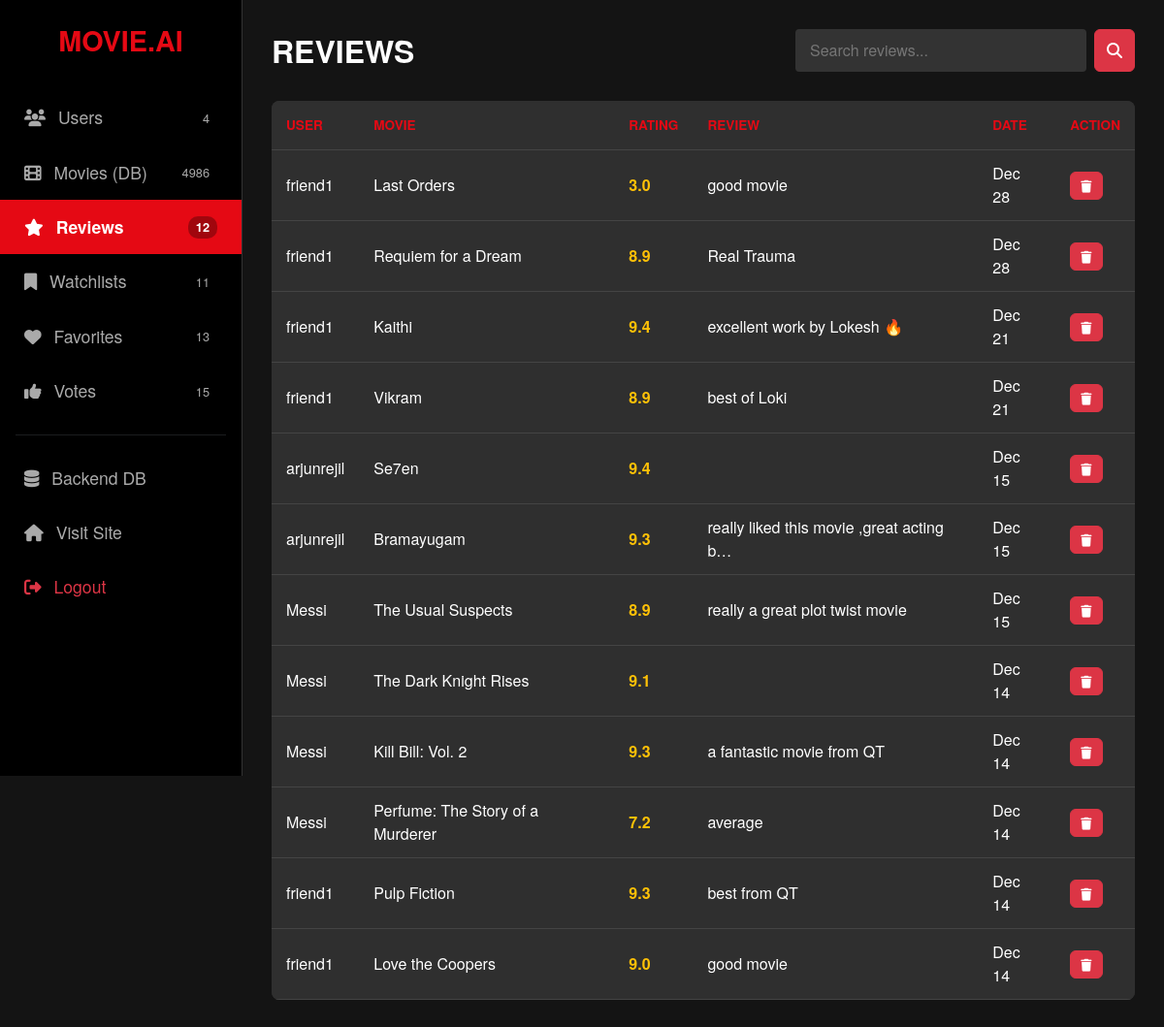
Page /dashboard/?section=reviews (signed in) on the earlier database version.
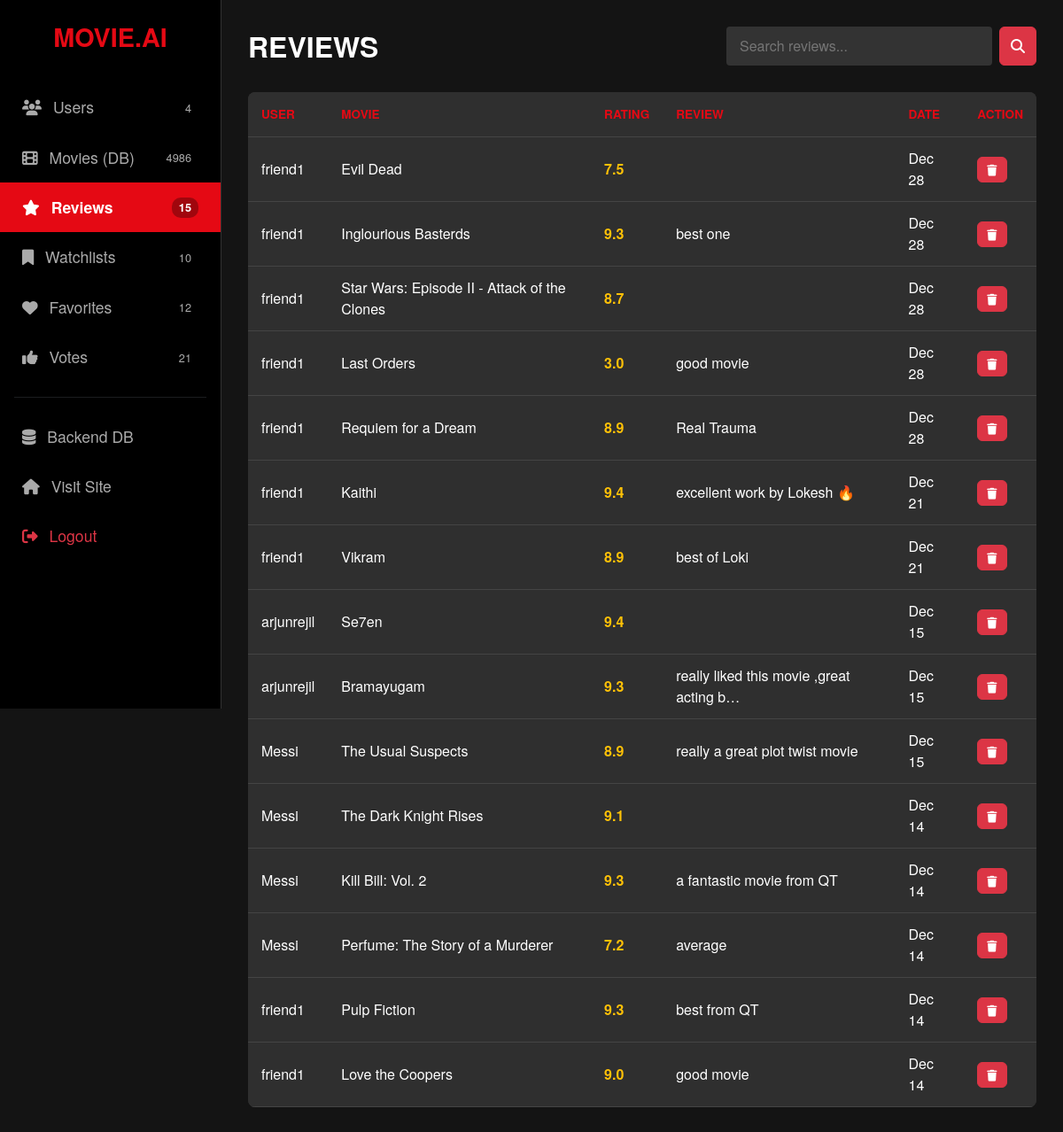
Same page on the later database version.
### core/models.py (models this page shows, shortened)
class Review(models.Model):
    user = models.ForeignKey(User, on_delete=models.CASCADE)
    movie = models.ForeignKey(Movie, on_delete=models.CASCADE)
    rating = models.FloatField(
        validators=[MinValueValidator(1.0), MaxValueValidator(10.0)])
    text = models.TextField(blank=True)
    created_at = models.DateTimeField(auto_now_add=True)

class Movie(models.Model):
    title = models.CharField(max_length=200)
    overview = models.TextField()
    tmdb_id = models.IntegerField(unique=True)
    genres = models.CharField(max_length=500, blank=True)
    poster_url = models.CharField(max_length=500, blank=True, null=True)
    director = models.CharField(max_length=200, default="Unknown")
    cast = models.CharField(max_length=500, default="Unknown")

### core/views.py (the view)
# urls.py: path('dashboard/', views.custom_admin, name='custom_admin'),
@user_passes_test(lambda u: u.is_superuser)
def custom_admin(request):
    section = request.GET.get('section', 'users')
    query = request.GET.get('q', '').strip()
    data = []
    if section == 'users':
        data = User.objects.all().order_by('-date_joined')
        if query:
            data = data.filter(username__icontains=query)
    elif section == 'movies':
        data = Movie.objects.all().order_by('-id')
        if query:
            data = data.filter(title__icontains=query)
    elif section == 'reviews':
        data = Review.objects.select_related(
            'user', 'movie').order_by('-created_at')
        if query:
            data = data.filter(text__icontains=query) | data.filter(
                user__username__icontains=query)
    elif section == 'watchlist':
        data = Watchlist.objects.select_related(
            'user', 'movie').order_by('-id')
        if query:
            data = data.filter(user__username__icontains=query) | data.filter(
                movie__title__icontains=query)
    elif section == 'favorites':
        data = Favorite.objects.select_related('user', 'movie').order_by('-id')
        if query:
            data = data.filter(user__username__icontains=query) | data.filter(
                movie__title__icontains=query)
    elif section == 'votes':
        data = Vote.objects.select_related('user', 'movie').order_by('-id')
        if query:
            data = data.filter(user__username__icontains=query) | data.filter(
                movie__title__icontains=query)
    return render(request, 'custom_admin.html', {
        'section': section,
        'data': data,
        'search_query': query,
        'count_users': User.objects.count(),
        'count_movies': Movie.objects.count(),
        'count_reviews': Review.objects.count(),
        'count_watchlist': Watchlist.objects.count(),
        'count_favorites': Favorite.objects.count(),
        'count_votes': Vote.objects.count(),
    })

### core/templates/custom_admin.html (shortened to what this page needs)
<!DOCTYPE html>
<html lang="en">
<head>
    <link href="https://cdn.jsdelivr.net/npm/bootstrap@5.3.0/dist/css/bootstrap.min.css" rel="stylesheet">
    <link rel="stylesheet" href="https://cdnjs.cloudflare.com/ajax/libs/font-awesome/6.5.1/css/all.min.css">
</head>
<body>
    <div class="sidebar">
        <a href="/" class="sidebar-brand">MOVIE.AI</a>
        <div class="nav flex-column">
            <a href="?section=users" class="nav-link {% if section == 'users' %}active{% endif %}">
                <span><i class="fas fa-users me-2"></i> Users</span>
                <span class="badge-count">{{ count_users }}</span>
            </a>
            <a href="?section=movies" class="nav-link {% if section == 'movies' %}active{% endif %}">
                <span><i class="fas fa-film me-2"></i> Movies (DB)</span>
                <span class="badge-count">{{ count_movies }}</span>
            </a>
            <a href="?section=reviews" class="nav-link {% if section == 'reviews' %}active{% endif %}">
                <span><i class="fas fa-star me-2"></i> Reviews</span>
                <span class="badge-count">{{ count_reviews }}</span>
            </a>
            <a href="?section=watchlist" class="nav-link {% if section == 'watchlist' %}active{% endif %}">
                <span><i class="fas fa-bookmark me-2"></i> Watchlists</span>
                <span class="badge-count">{{ count_watchlist }}</span>
            </a>
            <a href="?section=favorites" class="nav-link {% if section == 'favorites' %}active{% endif %}">
                <span><i class="fas fa-heart me-2"></i> Favorites</span>
                <span class="badge-count">{{ count_favorites }}</span>
            </a>
            <a href="?section=votes" class="nav-link {% if section == 'votes' %}active{% endif %}">
                <span><i class="fas fa-thumbs-up me-2"></i> Votes</span>
                <span class="badge-count">{{ count_votes }}</span>
            </a>
            <hr class="border-secondary mx-3">
            <a href="/admin/" target="_blank" class="nav-link">
                <span><i class="fas fa-database me-2"></i> Backend DB</span>
            </a>
            <a href="/" class="nav-link">
                <span><i class="fas fa-home me-2"></i> Visit Site</span>
            </a>
             <form action="{% url 'logout' %}" method="post" class="mt-auto">
                <button type="submit" class="nav-link w-100 text-start border-0 bg-transparent text-danger">
                    <span><i class="fas fa-sign-out-alt me-2"></i> Logout</span>
                </button>
            </form>
        </div>
    </div>
    <div class="main-content">
        <div class="top-bar">
            <h2 class="text-uppercase fw-bold mb-0">{{ section }}</h2>
            <form method="GET" class="d-flex">
                <input type="text" name="q" class="search-input" placeholder="Search {{ section }}..." value="{{ search_query }}">
                <button type="submit" class="btn btn-danger ms-2"><i class="fas fa-search"></i></button>
            </form>
        </div>
        <div class="table-responsive custom-table">
            <table class="table table-dark table-hover mb-0">
                <thead>
                    <tr>
                        {% if section == 'users' %}
                            <th>ID</th><th>Username</th><th>Email</th><th>Status</th><th>Joined</th><th>Action</th>
                        {% elif section == 'movies' %}
                            <th>ID</th><th>Title</th><th>Director</th><th>TMDB ID</th><th>Action</th>
                        {% elif section == 'reviews' %}
                            <th>User</th><th>Movie</th><th>Rating</th><th>Review</th><th>Date</th><th>Action</th>
                        {% elif section == 'watchlist' %}
                            <th>User</th><th>Movie</th><th>Added</th><th>Action</th>
                        {% elif section == 'favorites' %}
                            <th>User</th><th>Movie</th><th>Added</th><th>Action</th>
                        {% elif section == 'votes' %}
                            <th>User</th><th>Movie</th><th>Type</th><th>Action</th>
                        {% endif %}
                    </tr>
                </thead>
                <tbody>
                    {% for item in data %}
                    <tr>
                        {% if section == 'users' %}
                            <td>{{ item.id }}</td>
                            <td class="fw-bold">{{ item.username }}</td>
                            <td>{{ item.email }}</td>
                            <td>
                                {% if item.is_superuser %}<span class="badge bg-danger">Admin</span>
                                {% else %}<span class="badge bg-secondary">User</span>{% endif %}
                            </td>
                            <td>{{ item.date_joined|date:"M d, Y" }}</td>
                            <td>
                                {% if not item.is_superuser %}
                                <a href="{% url 'delete_item_admin' 'users' item.id %}" class="btn btn-danger btn-action" onclick="return confirm('Delete User?');"><i class="fas fa-trash"></i></a>
                                {% endif %}
                            </td>
                        {% elif section == 'reviews' %}
                            <td>{{ item.user.username }}</td>
                            <td class="text-white">{{ item.movie.title }}</td>
                            <td class="text-warning fw-bold">{{ item.rating }}</td>
                            <td>{{ item.text|truncatechars:40 }}</td>
                            <td>{{ item.created_at|date:"M d" }}</td>
                            <td>
                                <a href="{% url 'delete_item_admin' 'reviews' item.id %}" class="btn btn-danger btn-action" onclick="return confirm('Delete Review?');"><i class="fas fa-trash"></i></a>
                            </td>
                        {% elif section == 'watchlist' or section == 'favorites' %}
                            <td>{{ item.user.username }}</td>
                            <td class="text-white">{{ item.movie.title }}</td>
                            <td>{{ item.id }}</td> <td>
                                <a href="{% url 'delete_item_admin' section item.id %}" class="btn btn-danger btn-action" onclick="return confirm('Remove?');"><i class="fas fa-trash"></i></a>
                            </td>
                        {% endif %}
                    </tr>
                    {% empty %}
                    <tr><td colspan="6" class="text-center text-muted py-4">No data found in {{ section }}.</td></tr>
                    {% endfor %}
                </tbody>
            </table>
        </div>
    </div>
</body>
</html>

### core/templates/custom_admin.html (style rules this page uses)
body { background-color: #141414; color: white; font-family: 'Helvetica Neue', Helvetica, Arial, sans-serif; overflow-x: hidden; }
.sidebar { height: 100vh; background-color: #000; border-right: 1px solid #333; position: fixed; width: 250px; padding-top: 20px; }
.sidebar-brand { color: #e50914; font-weight: bold; font-size: 1.8rem; text-align: center; margin-bottom: 30px; display: block; text-decoration: none; }
.nav-link { color: #aaa; padding: 15px 25px; font-size: 1.1rem; display: flex; justify-content: space-between; align-items: center; transition: all 0.2s; }
.nav-link.active { color: white; background-color: #e50914; font-weight: bold; }
.badge-count { font-size: 0.8rem; background: rgba(0,0,0,0.3); padding: 2px 8px; border-radius: 10px; }
.main-content { margin-left: 250px; padding: 30px; }
.top-bar { display: flex; justify-content: space-between; align-items: center; margin-bottom: 30px; }
.search-input { background: #333; border: none; color: white; padding: 10px 15px; border-radius: 4px; width: 300px; }
.custom-table { background-color: #2f2f2f; border-radius: 8px; overflow: hidden; }
.table-dark { --bs-table-bg: #2f2f2f; --bs-table-border-color: #444; }
th { color: #e50914 !important; text-transform: uppercase; font-size: 0.85rem; padding: 15px !important; }
td { vertical-align: middle; color: #ddd; padding: 12px 15px !important; }
.btn-action { padding: 4px 10px; font-size: 0.8rem; }

Differences in the rows shown:
added Review: user.username "friend1", movie "Evil Dead", rating "7.5", created_at "Dec 28"
added Review: user.username "friend1", movie "Inglourious Basterds", rating "9.3", text "best one", created_at "Dec 28"
added Review: user.username "friend1", movie "Star Wars: Episode II - Attack of the Clones", rating "8.7", created_at "Dec 28"
Other differences:
{{ count_reviews }}: "12" → "15"
{{ count_watchlist }}: "11" → "10"
{{ count_favorites }}: "13" → "12"
{{ count_votes }}: "15" → "21"
